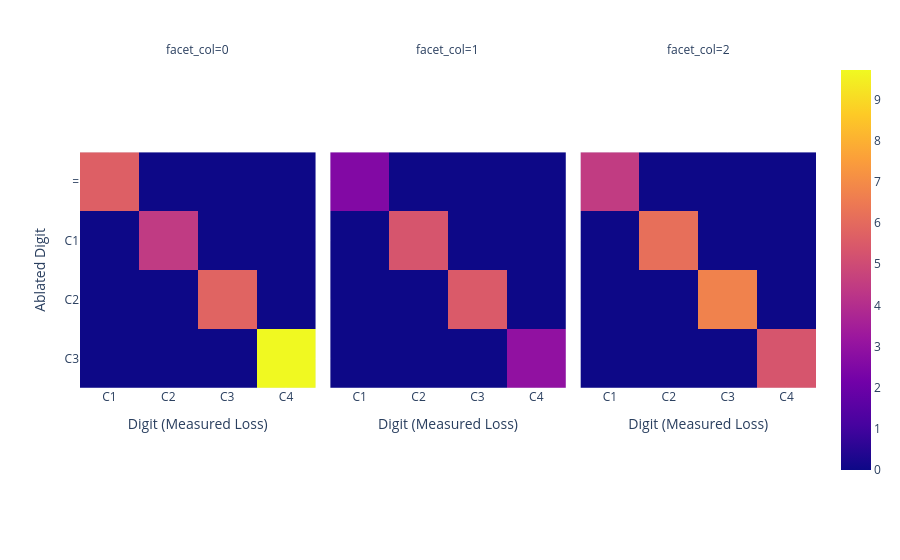

Source (notebook cell):
### Markdown cell above
#### Layer 1 Heads 

We can directly see which heads are important to the prediction of the final digits.

### Code cell
layer_1_diffs = diffs[1]
px.imshow(layer_1_diffs, facet_col=0, labels=dict(x='Digit (Measured Loss)', y='Ablated Digit'), x=['C1', 'C2', 'C3', 'C4'], y=["=", 'C1', 'C2', 'C3'])

### Figure 1 — Plotly figure (JSON) as saved in the notebook; plotly's stock layout.template omitted (floating-point values rounded to 4 significant figures)
{"data": [{"coloraxis": "coloraxis", "hovertemplate": "Digit (Measured Loss): %{x}<br>Ablated Digit: %{y}<br>color: %{z}<extra></extra>", "name": "0", "type": "heatmap", "x": ["C1", "C2", "C3", "C4"], "xaxis": "x", "y": ["=", "C1", "C2", "C3"], "yaxis": "y", "z": [[5.652, 0.0, 0.0, 0.0], [0.0, 4.451, 0.0, 0.0], [0.0, 0.0, 5.807, 0.0], [0.0, 0.0, 0.0, 9.715]]}, {"coloraxis": "coloraxis", "hovertemplate": "Digit (Measured Loss): %{x}<br>Ablated Digit: %{y}<br>color: %{z}<extra></extra>", "name": "1", "type": "heatmap", "x": ["C1", "C2", "C3", "C4"], "xaxis": "x2", "y": ["=", "C1", "C2", "C3"], "yaxis": "y2", "z": [[2.573, 0.0, 0.0, 0.0], [0.0, 5.331, 0.0, 0.0], [0.0, 0.0, 5.507, 0.0], [0.0, 0.0, 0.0, 2.958]]}, {"coloraxis": "coloraxis", "hovertemplate": "Digit (Measured Loss): %{x}<br>Ablated Digit: %{y}<br>color: %{z}<extra></extra>", "name": "2", "type": "heatmap", "x": ["C1", "C2", "C3", "C4"], "xaxis": "x3", "y": ["=", "C1", "C2", "C3"], "yaxis": "y3", "z": [[4.488, 0.0, 0.0, 0.0], [0.0, 6.173, 0.0, 0.0], [0.0, 0.0, 6.727, 0.0], [0.0, 0.0, 0.0, 5.323]]}], "layout": {"annotations": [{"font": {}, "showarrow": false, "text": "facet_col=0", "x": 0.16, "xanchor": "center", "xref": "paper", "y": 1, "yanchor": "bottom", "yref": "paper"}, {"font": {}, "showarrow": false, "text": "facet_col=1", "x": 0.5, "xanchor": "center", "xref": "paper", "y": 1, "yanchor": "bottom", "yref": "paper"}, {"font": {}, "showarrow": false, "text": "facet_col=2", "x": 0.84, "xanchor": "center", "xref": "paper", "y": 1, "yanchor": "bottom", "yref": "paper"}], "coloraxis": {"colorscale": [[0, "#0d0887"], [0.1111, "#46039f"], [0.2222, "#7201a8"], [0.3333, "#9c179e"], [0.4444, "#bd3786"], [0.5556, "#d8576b"], [0.6667, "#ed7953"], [0.7778, "#fb9f3a"], [0.8889, "#fdca26"], [1, "#f0f921"]]}, "margin": {"t": 60}, "xaxis": {"anchor": "y", "constrain": "domain", "domain": [0, 0.32], "scaleanchor": "y", "title": {"text": "Digit (Measured Loss)"}}, "xaxis2": {"anchor": "y2", "domain": [0.34, 0.66], "matches": "x", "title": {"text": "Digit (Measured Loss)"}}, "xaxis3": {"anchor": "y3", "domain": [0.68, 1.0], "matches": "x", "title": {"text": "Digit (Measured Loss)"}}, "yaxis": {"anchor": "x", "autorange": "reversed", "constrain": "domain", "domain": [0, 1], "title": {"text": "Ablated Digit"}}, "yaxis2": {"anchor": "x2", "domain": [0, 1], "matches": "y", "showticklabels": false}, "yaxis3": {"anchor": "x3", "domain": [0, 1], "matches": "y", "showticklabels": false}}}
